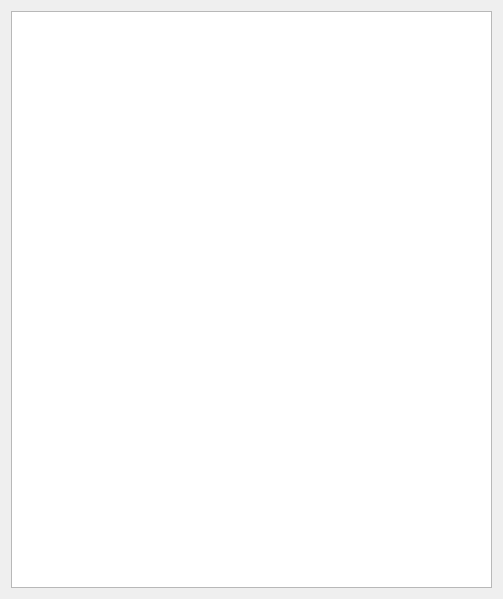
<?xml version="1.0" encoding="UTF-8"?>
<ui version="4.0">
 <class>header</class>
 <widget class="QDialog" name="header">
  <property name="geometry">
   <rect>
    <x>0</x>
    <y>0</y>
    <width>503</width>
    <height>599</height>
   </rect>
  </property>
  <property name="windowTitle">
   <string>Header</string>
  </property>
  <property name="modal">
   <bool>false</bool>
  </property>
  <layout class="QVBoxLayout" name="verticalLayout">
   <item>
    <widget class="QListWidget" name="cardlist"/>
   </item>
  </layout>
 </widget>
 <resources/>
 <connections/>
</ui>
